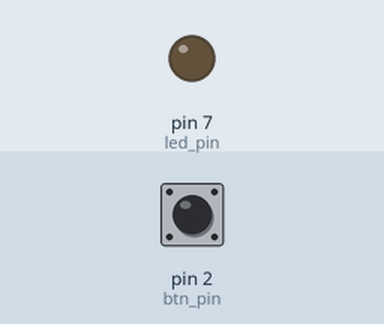
Recording of a sketch running on a simulated Arduino Uno, built with avr-gcc and run on an emulated ATmega328P. Parts: output pins drawn as LEDs (lit = HIGH). The inputs (shaded band) are chosen by the test bench; at power-on: pin 2 (btn_pin) HIGH. What the sketch prints to the serial monitor is not drawn.

Above: at 10.8 s.
10.9 s: pin 2 (btn_pin) pulled LOW for 3 s
At 11.5 s:
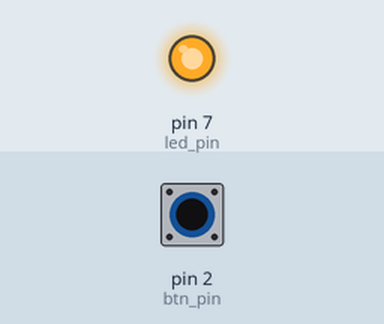
Timing chart, 0 to 13.9 s (numbered marks = the images above; inputs shaded):
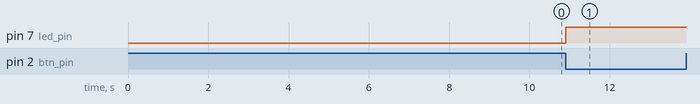

Measured:
- after the input at 10.9 s, pin 7 (led_pin): LOW → HIGH at once

The sketch:

basic-interrupt-code.ino
```cpp
/*
 * This sketch shows how to use an interrupt.
 *
 * Ref Tutorials:

  Level Up Your Arduino Code: External Interrupts
  Sparkfun
  https://www.youtube.com/watch?v=J61_PKyWjxU

  Arduino Robot Car with Speed Sensors - Using Arduino Interrupts
  Dronebotworkshop
  https://www.youtube.com/watch?v=oQQpAACa3ac

  attachInterrupt()
  Arduino docs
  https://www.arduino.cc/reference/en/language/functions/external-interrupts/attachinterrupt/

 */

int led_state = LOW;
int state;
int btn_pin = 2; // pins 2 and 3 on the Arduino Uno support interrupts.
int led_pin = 7;

void setup() {

  Serial.begin(9600);

  // Declare pin 2 as a PULLUP resistor.
  // This means that it has a 5V supply i.e. it is HIGH.
  // To make it LOW we must connect it to ground by pressing the switch.
  pinMode(btn_pin, INPUT_PULLUP);

  pinMode(led_pin, OUTPUT);

  // Trigger the interrupt when btn_pin falls from HIGH to LOW.
  attachInterrupt(digitalPinToInterrupt(btn_pin), toggle_led, FALLING); // toggle_led is a function

  // FALLING - for when the pin goes from high to low
  // LOW - to trigger the interrupt whenever the pin is low
  // CHANGE - to trigger the interrupt whenever the pin changes value
  // RISING - to trigger when the pin goes from low to high

}

void loop() {

  // Don't name this variable led_state as it will cause errors in the interrupt execution.
  state = digitalRead(btn_pin);
  Serial.println(state);

  // The interrupt will trigger even when he code is running this delay.
  delay(5000);

}


// This is the interrupt function thats gets executed when
// the interrupt is triggered.
void toggle_led() {

  // Change the state to it's opposite condition.
  // Debouncing may be a problem. You may press the button once but
  // the button may register more than one press.
  led_state = !led_state;

  // Turn the led on if it's off or turn the led off if it's on.
  digitalWrite(led_pin, led_state);
}
```
